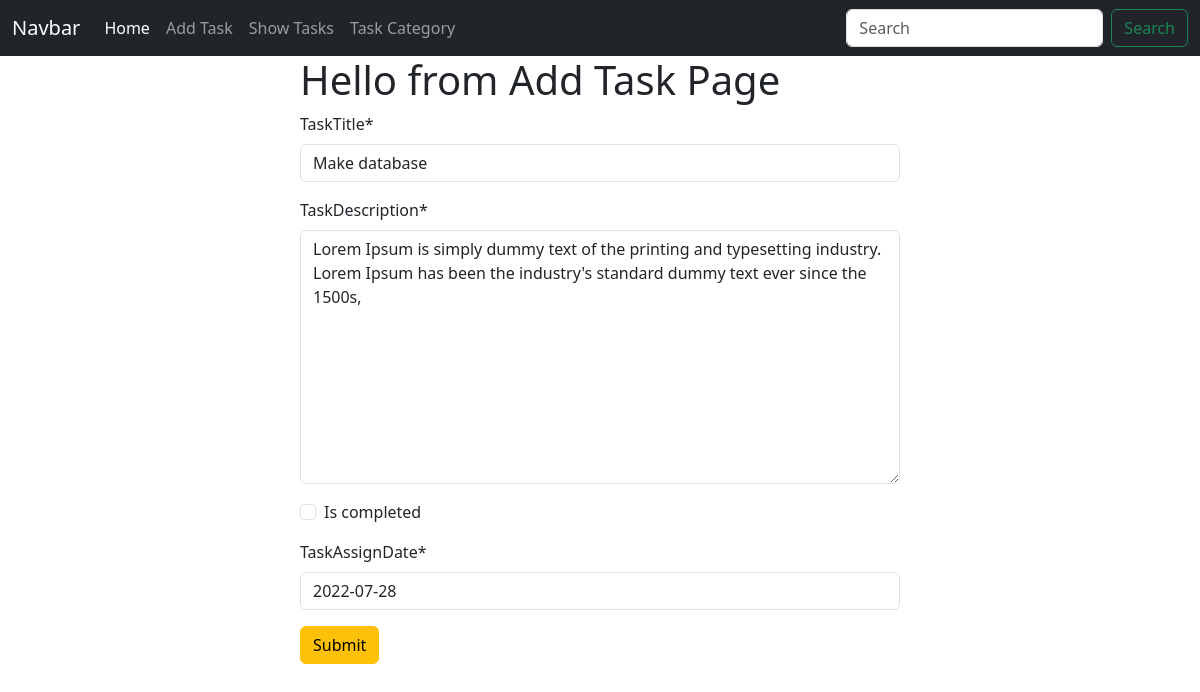
The app's page /task/edit/2 with its own data.
### taskModel/models.py (models this page shows, shortened)
class TaskModel(models.Model):
    taskTitle = models.CharField(max_length=100)
    taskDescription = models.TextField()
    is_completed = models.BooleanField(default = False)
    taskAssignDate = models.DateField()

### taskModel/views.py (the view)
# urls.py: path('edit/<int:id>', views.edit_task, name='edit_task'),
def edit_task(request, id):
    task = models.TaskModel.objects.get(pk = id)
    task_form = forms.TaskModelForm(instance=task)
    if request.method == 'POST':
        task_form = forms.TaskModelForm(request.POST, instance=task)
        if task_form.is_valid():
            task_form.save()
            return redirect('show_task')
    return render(request, 'add_task.html', {'data': task_form})

### taskModel/forms.py
class TaskModelForm(forms.ModelForm):
    class Meta:
        model = TaskModel
        fields = '__all__'

### taskModel/templates/add_task.html (shortened to what this page needs)
{% extends "base.html" %}
{% load crispy_forms_tags %}
{% block content %}
    <form style="width: 50%; margin: auto" method = 'post'>
        <h1>Hello from Add Task Page</h1>
        {{data | crispy}}
        <button class="btn btn-warning">Submit</button>
    </form>
{% endblock content %}

### records on screen
TaskModel: taskTitle "Make database", taskDescription "Lorem Ipsum is simply dummy text of the printing and typesetting industry. Lorem Ipsum has been the industry's standard dummy text ever since the 1500s,", taskAssignDate "2022-07-28"
